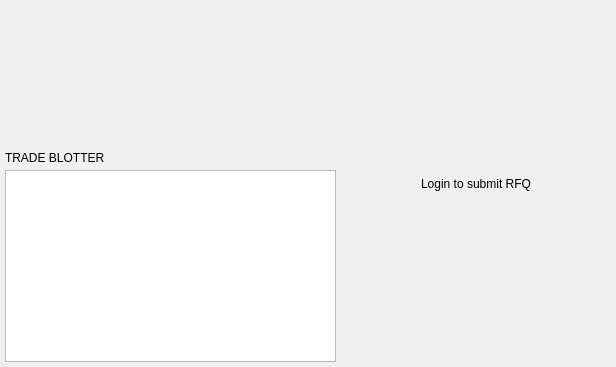
<?xml version="1.0" encoding="UTF-8"?>
<ui version="4.0">
 <class>RFQRequestWidget</class>
 <widget class="QWidget" name="RFQRequestWidget">
  <property name="geometry">
   <rect>
    <x>0</x>
    <y>0</y>
    <width>616</width>
    <height>367</height>
   </rect>
  </property>
  <layout class="QHBoxLayout" name="horizontalLayout_2">
   <property name="spacing">
    <number>5</number>
   </property>
   <property name="leftMargin">
    <number>5</number>
   </property>
   <property name="topMargin">
    <number>5</number>
   </property>
   <property name="rightMargin">
    <number>5</number>
   </property>
   <property name="bottomMargin">
    <number>5</number>
   </property>
   <item>
    <widget class="QWidget" name="verticalWidget" native="true">
     <property name="sizePolicy">
      <sizepolicy hsizetype="Expanding" vsizetype="Preferred">
       <horstretch>0</horstretch>
       <verstretch>0</verstretch>
      </sizepolicy>
     </property>
     <property name="minimumSize">
      <size>
       <width>0</width>
       <height>0</height>
      </size>
     </property>
     <layout class="QVBoxLayout" name="verticalLayout_4">
      <property name="spacing">
       <number>5</number>
      </property>
      <property name="leftMargin">
       <number>0</number>
      </property>
      <property name="topMargin">
       <number>0</number>
      </property>
      <property name="rightMargin">
       <number>0</number>
      </property>
      <property name="bottomMargin">
       <number>0</number>
      </property>
      <item>
       <widget class="QFrame" name="MDFrame">
        <property name="sizePolicy">
         <sizepolicy hsizetype="Preferred" vsizetype="Expanding">
          <horstretch>0</horstretch>
          <verstretch>0</verstretch>
         </sizepolicy>
        </property>
        <property name="minimumSize">
         <size>
          <width>0</width>
          <height>0</height>
         </size>
        </property>
        <layout class="QVBoxLayout" name="verticalLayout_2">
         <property name="spacing">
          <number>5</number>
         </property>
         <property name="leftMargin">
          <number>0</number>
         </property>
         <property name="topMargin">
          <number>0</number>
         </property>
         <property name="rightMargin">
          <number>0</number>
         </property>
         <property name="bottomMargin">
          <number>0</number>
         </property>
         <item>
          <widget class="MarketDataWidget" name="widgetMarketData" native="true">
           <property name="sizePolicy">
            <sizepolicy hsizetype="Preferred" vsizetype="Expanding">
             <horstretch>0</horstretch>
             <verstretch>0</verstretch>
            </sizepolicy>
           </property>
          </widget>
         </item>
        </layout>
       </widget>
      </item>
      <item>
       <widget class="QFrame" name="orderFrame">
        <layout class="QVBoxLayout" name="verticalLayout_3">
         <property name="spacing">
          <number>0</number>
         </property>
         <property name="leftMargin">
          <number>0</number>
         </property>
         <property name="topMargin">
          <number>0</number>
         </property>
         <property name="rightMargin">
          <number>0</number>
         </property>
         <property name="bottomMargin">
          <number>0</number>
         </property>
         <item>
          <widget class="QFrame" name="horizontalFrame">
           <property name="minimumSize">
            <size>
             <width>0</width>
             <height>25</height>
            </size>
           </property>
           <property name="maximumSize">
            <size>
             <width>16777215</width>
             <height>25</height>
            </size>
           </property>
           <property name="headerPanel" stdset="0">
            <bool>true</bool>
           </property>
           <layout class="QHBoxLayout" name="horizontalLayout">
            <property name="spacing">
             <number>0</number>
            </property>
            <property name="leftMargin">
             <number>0</number>
            </property>
            <property name="topMargin">
             <number>0</number>
            </property>
            <property name="rightMargin">
             <number>0</number>
            </property>
            <property name="bottomMargin">
             <number>0</number>
            </property>
            <item>
             <widget class="QLabel" name="label">
              <property name="text">
               <string>TRADE BLOTTER</string>
              </property>
              <property name="headerLabel" stdset="0">
               <bool>true</bool>
              </property>
             </widget>
            </item>
           </layout>
          </widget>
         </item>
         <item>
          <widget class="OrdersView" name="treeViewOrders">
           <property name="editTriggers">
            <set>QAbstractItemView::NoEditTriggers</set>
           </property>
           <property name="rootIsDecorated">
            <bool>true</bool>
           </property>
           <property name="uniformRowHeights">
            <bool>true</bool>
           </property>
           <property name="itemsExpandable">
            <bool>true</bool>
           </property>
           <property name="animated">
            <bool>true</bool>
           </property>
           <attribute name="headerDefaultSectionSize">
            <number>92</number>
           </attribute>
          </widget>
         </item>
        </layout>
       </widget>
      </item>
     </layout>
    </widget>
   </item>
   <item>
    <widget class="QFrame" name="RFQFrame">
     <property name="sizePolicy">
      <sizepolicy hsizetype="Minimum" vsizetype="Preferred">
       <horstretch>0</horstretch>
       <verstretch>0</verstretch>
      </sizepolicy>
     </property>
     <property name="minimumSize">
      <size>
       <width>270</width>
       <height>0</height>
      </size>
     </property>
     <property name="maximumSize">
      <size>
       <width>250</width>
       <height>16777215</height>
      </size>
     </property>
     <property name="styleSheet">
      <string notr="true"/>
     </property>
     <property name="pane" stdset="0">
      <bool>true</bool>
     </property>
     <layout class="QVBoxLayout" name="verticalLayout">
      <property name="leftMargin">
       <number>0</number>
      </property>
      <property name="topMargin">
       <number>0</number>
      </property>
      <property name="rightMargin">
       <number>0</number>
      </property>
      <property name="bottomMargin">
       <number>0</number>
      </property>
      <item>
       <widget class="QStackedWidget" name="stackedWidgetRFQ">
        <property name="currentIndex">
         <number>0</number>
        </property>
        <widget class="QWidget" name="pageLoginRequired">
         <layout class="QVBoxLayout" name="verticalLayout_6">
          <item>
           <widget class="QLabel" name="label_2">
            <property name="text">
             <string>Login to submit RFQ</string>
            </property>
            <property name="alignment">
             <set>Qt::AlignCenter</set>
            </property>
            <property name="h5" stdset="0">
             <bool>true</bool>
            </property>
           </widget>
          </item>
         </layout>
        </widget>
        <widget class="QWidget" name="pageRFQ">
         <layout class="QVBoxLayout" name="verticalLayout_5">
          <property name="spacing">
           <number>0</number>
          </property>
          <property name="leftMargin">
           <number>0</number>
          </property>
          <property name="topMargin">
           <number>0</number>
          </property>
          <property name="rightMargin">
           <number>0</number>
          </property>
          <property name="bottomMargin">
           <number>0</number>
          </property>
          <item>
           <widget class="RFQTicketXBT" name="pageRFQTicket" native="true"/>
          </item>
         </layout>
        </widget>
       </widget>
      </item>
     </layout>
    </widget>
   </item>
  </layout>
 </widget>
 <customwidgets>
  <customwidget>
   <class>MarketDataWidget</class>
   <extends>QWidget</extends>
   <header>MarketDataWidget.h</header>
   <container>1</container>
  </customwidget>
  <customwidget>
   <class>RFQTicketXBT</class>
   <extends>QWidget</extends>
   <header>RFQTicketXBT.h</header>
   <container>1</container>
  </customwidget>
  <customwidget>
   <class>OrdersView</class>
   <extends>QTreeView</extends>
   <header>OrdersView.h</header>
  </customwidget>
 </customwidgets>
 <resources/>
 <connections/>
</ui>
